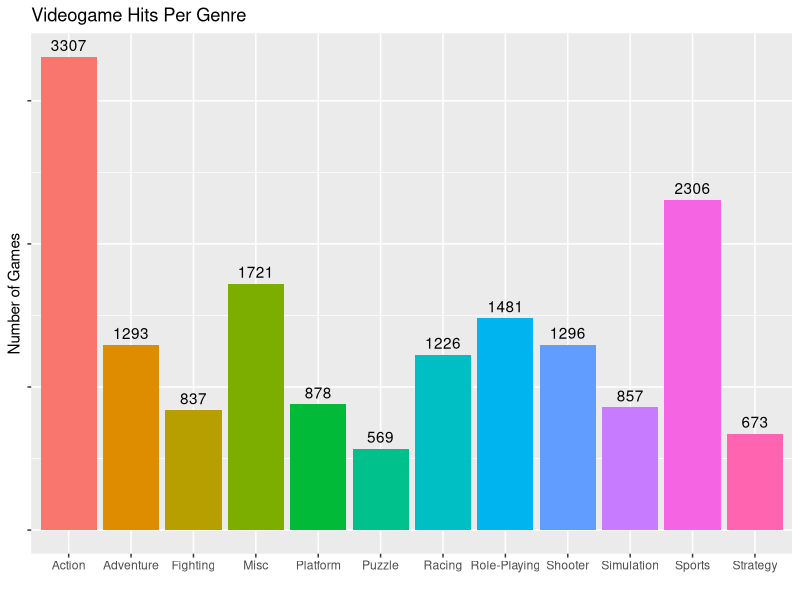

Reproduce this figure in R.
# Byronie Richards u-number

library(dplyr)
library(ggplot2)

videogames <- read.delim("./input/videogames.txt", stringsAsFactors = FALSE)

################ Question #1 ################
colNames <- colnames(videogames)

onlyGlobalSalesVideogames <- videogames

onlyGlobalSalesVideogames[ , grepl('Sales', names(onlyGlobalSalesVideogames), fixed=TRUE) & names(onlyGlobalSalesVideogames) != 'Global_Sales'] <- NULL

# str(onlyGlobalSalesVideogames)
# colnames(onlyGlobalSalesVideogames)
# onlyGlobalSalesVideogames["Global_Sales"][2,1]
# nrow(onlyGlobalSalesVideogames["Global_Sales"])

answer1 <- onlyGlobalSalesVideogames[onlyGlobalSalesVideogames$Global_Sales >= 1, ]

# print(answer1[answer1$Global_Sales < 1, ])


################ Question #2 ################

videogamesWithAVGScore <- videogames
videogamesWithAVGScore$Average_Score <- (videogamesWithAVGScore$Critic_Score + videogamesWithAVGScore$User_Score) / 2
# str(videogamesWithAVGScore)

answer2 <- videogamesWithAVGScore

################ Question #3 ################

PlaformsAndGlobalSales <- videogames[ , names(videogames) == 'Name' | names(videogames) == 'Global_Sales'] 

PlaformsAndGlobalSales$Num_Platforms <- transform(PlaformsAndGlobalSales, Num_Platforms = ave(seq(nrow(PlaformsAndGlobalSales)), Name, FUN=length))

# str(PlaformsAndGlobalSales$Num_Platforms) 

answer3 <- PlaformsAndGlobalSales

################ Question #4 ################

NoKAVideogames <- videogames
NoKAVideogames$Rating[NoKAVideogames$Rating == 'K-A'] <- 'E10+'

answer4 <- NoKAVideogames

################ Question #5 ################

WiiUScores <- videogames[ videogames$Platform == 'WiiU' , names(videogames) == 'Platform' | names(videogames) == 'Critic_Score' | names(videogames) == 'User_Score']

# str(WiiUScores)

answer5 <- ggplot() + geom_point(data = videogames, mapping = aes(y = Critic_Score, x = User_Score, color = Critic_Score, size = User_Score)) + labs(title="WiiU Critic Scores by User Scores", x="User's Scores", y="Critic's Scores")

# answer5

################ Question #6 ################

videogameRatings <- videogames[videogames$Rating != 'AO', names(videogames) == 'Name' | names(videogames) == 'Rating']
videogameRatings <- videogameRatings[videogameRatings$Rating != 'EC', ]
videogameRatings <- videogameRatings[videogameRatings$Rating != 'K-A', ]
videogameRatings <- videogameRatings[videogameRatings$Rating != 'RP', ]
videogameRatings <- na.omit(videogameRatings)

videogameRatings <- arrange(videogameRatings, Rating)
videogameRatings <- transform(videogameRatings, NumOfGames = ave(seq(nrow(videogameRatings)), Rating, FUN=length))

# str(videogameRatings)

videogameRatings <- videogameRatings %>% count(Rating, NumOfGames)
# gameCount

answer6 = ggplot(data = videogameRatings, mapping = aes(y = NumOfGames, x = Rating)) + geom_bar(stat="identity") + labs( x = 'Ratings', y = 'Number of Games', title = 'Number of Games per Rating')
# answer6

################ Question #7 ################

UbiAct <- videogames[videogames$Publisher == 'Ubisoft' | videogames$Publisher == 'Activision', names(videogames) == 'Genre' | names(videogames) == 'Publisher']
UbiAct <- na.omit(UbiAct)

UbiAct <- UbiAct %>% count(Genre, Publisher, name="NumOfPublishes")

answer7 <- ggplot(data = UbiAct, mapping = aes(y = NumOfPublishes, x = Genre, fill = Publisher)) + geom_col() + labs( x = 'Genre', y = 'Number of Publishes', title = "Number of Publishes per Genre for 'Ubisoft' and 'Activision'")
# answer7

################ Question #8 ################

GenreCritics <- videogames[ , names(videogames) == 'Genre' | names(videogames) == 'Critic_Score']

# GenreCritics <- GenreCritics %>% count(Genre, Critic_Score, name="Score_Count")

# str(GenreCritics)

answer8 <- ggplot(data = GenreCritics, mapping = aes( x = Genre, y = Critic_Score)) + geom_boxplot(outlier.colour="skyblue") + labs(x = 'Genre', y = 'Critic Scores', title = 'Distribution of Critic Scores by Genre')
# answer8

################ Question #9 ################

################ Question #10 ################

################ Question #11 ################

gameGenre <- videogames[ , names(videogames) == 'Name' | names(videogames) == 'Genre']

gameGenre <- transform(gameGenre, NumOfGames = ave(seq(nrow(gameGenre)), Genre, FUN=length))
gameGenre <- gameGenre %>% count(Genre, NumOfGames)


str(gameGenre)

ggplot(data = gameGenre, mapping = aes(y = as(NumOfGames, 'integer'), x = Genre, fill=Genre)) + 
geom_col() + labs( x = "", y = "Number of Games", title="Videogame Hits Per Genre") + 
theme(legend.position="none", axis.text.y=element_blank()) + 
geom_text(aes(label=NumOfGames), position=position_dodge(width=0.9), vjust=-0.5)


